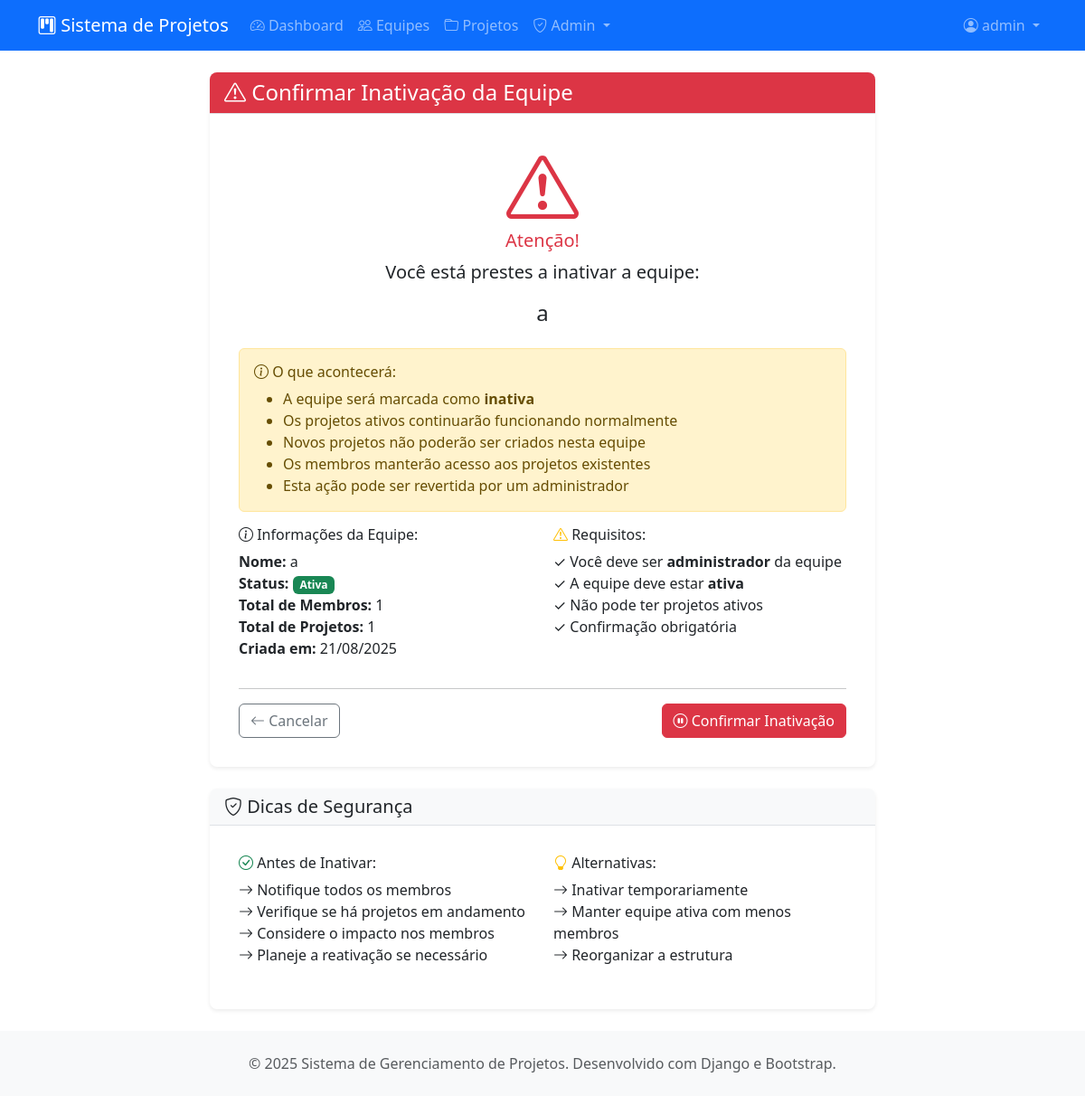
/projetos/equipes/1/excluir/ (signed in), run on an earlier commit of the app's database.
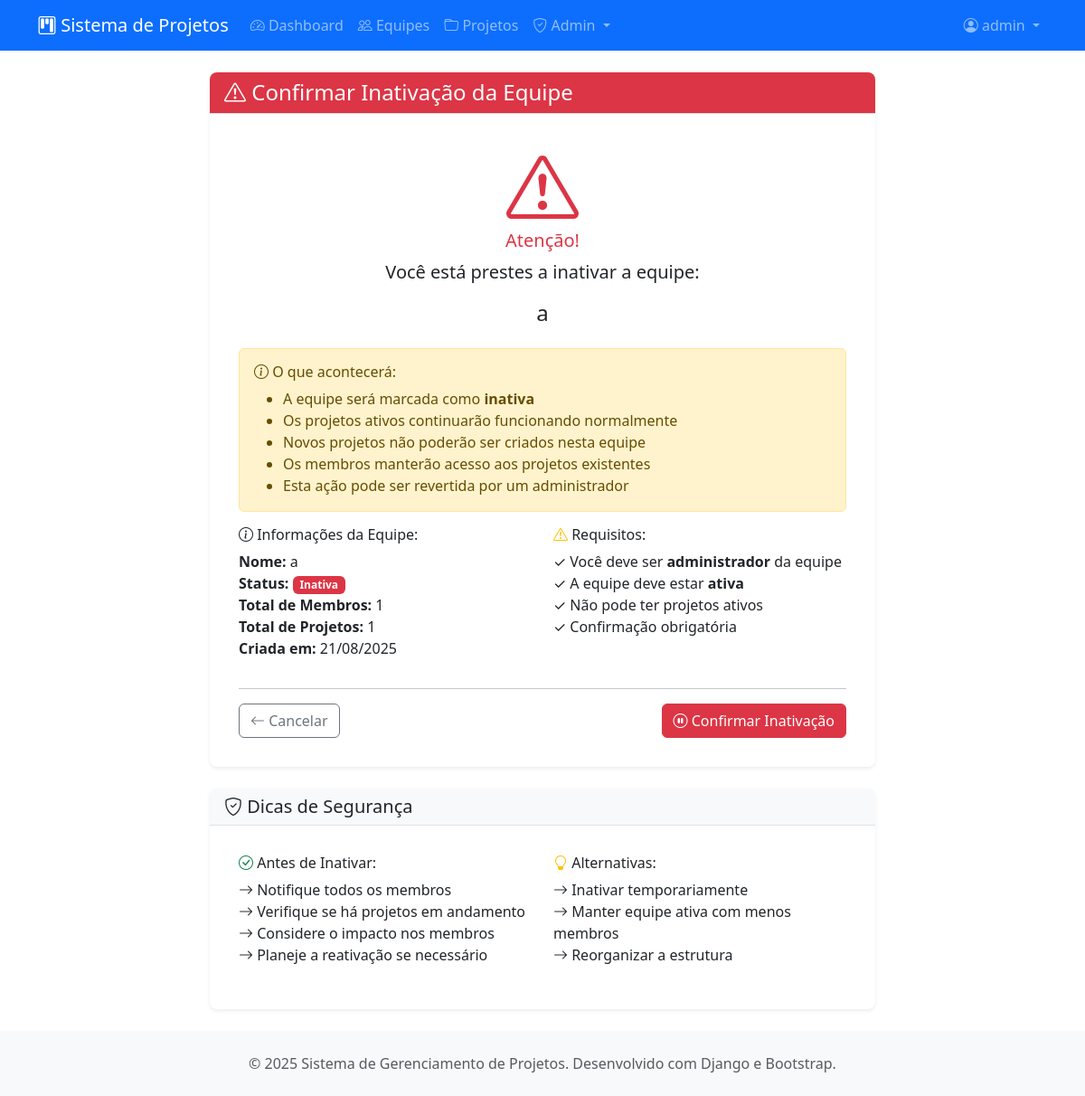
And on a later commit of the database.
### projetos/views.py (the view, shortened to what this page needs)
# urls.py: path('equipes/<int:pk>/excluir/', views.EquipeDeleteView.as_view(), name='excluir-equipe'),
class EquipeDeleteView(LoginRequiredMixin, AdminRequiredMixin, DeleteView):
    model = Equipe
    template_name = 'projetos/equipe/confirmar_exclusao.html'
    success_url = reverse_lazy('projetos:dashboard')

### projetos/mixins.py (called while the page is built)
    def test_func(self):
        if hasattr(self.request.user, 'perfil'):
            return self.request.user.perfil.tipo_usuario == 'admin'
        return False

### projetos/templates/projetos/equipe/confirmar_exclusao.html (shortened to what the changed rows need)
{% extends 'projetos/base.html' %}
{% load static %}
{% block content %}
<div class="row justify-content-center">
    <div class="col-md-8">
        <div class="card border-danger">
            <div class="card-body">
                <div class="row">
                    <div class="col-md-6">
                        <ul class="list-unstyled">
                            <li><strong>Status:</strong>
                                {% if equipe.ativa %}
                                    <span class="badge bg-success">Ativa</span>
                                {% else %}
                                    <span class="badge bg-danger">Inativa</span>
                                {% endif %}
                            </li>
                        </ul>
                    </div>
                </div>
            </div>
        </div>
    </div>
</div>
{% endblock %}

What changed in the data, as far as the page shows it:
changed Equipe id 1: ativa True → False (drawn)
Also different on the page:
text no longer shown: "Ativa"
text now shown: "Inativa"
